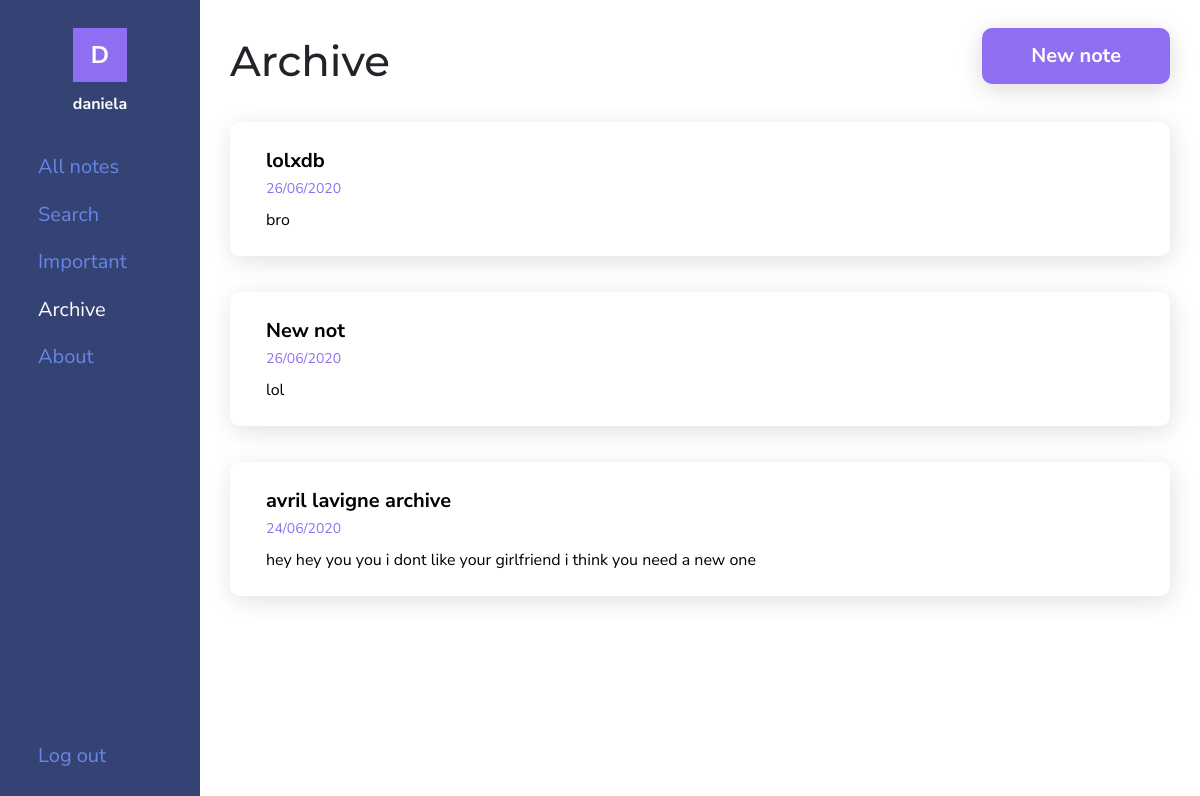
Before: /archive/ (signed in) with the older database file.
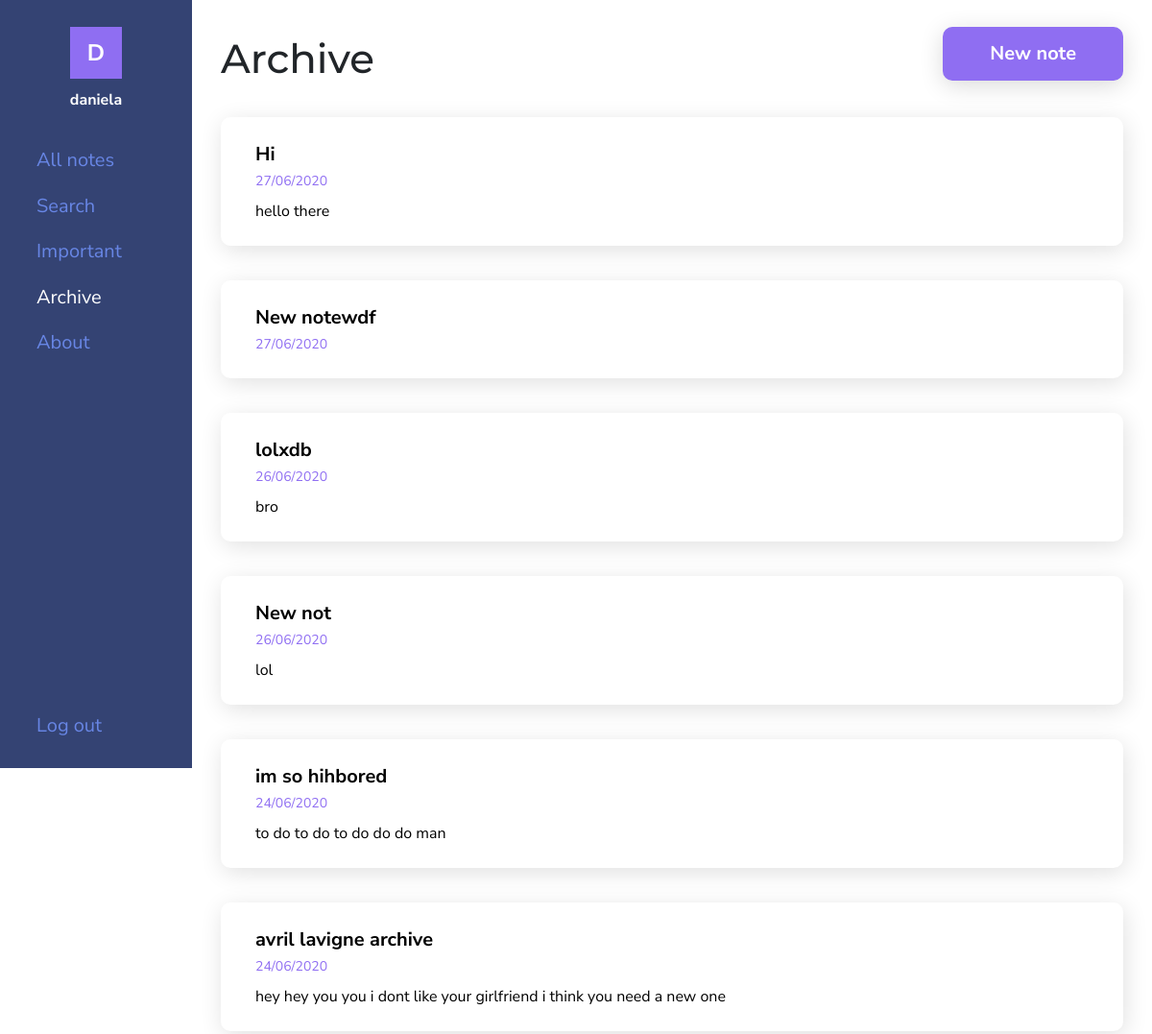
After: the same page with the newer database file.
### notes/models.py (models this page shows, shortened)
class Note(models.Model):
    title = models.CharField(max_length=100, blank=True)
    text = HTMLField(blank=True)
    date = models.DateTimeField(auto_now_add=True)
    important = models.BooleanField(default=False)
    archive = models.BooleanField(default=False)
    user = models.ForeignKey(User, on_delete=models.CASCADE)

### notes/views.py (the view)
# urls.py: path('archive/', views.showarchive, name='showarchive'),
def showarchive(request):
    archive = Note.objects.filter(user=request.user, archive=True).order_by('-date')
    active = 'archiveLink'
    return render(request, 'notes/archive.html', {'archive': archive, 'active': active})

### notes/templates/notes/archive.html (shortened to what this page needs)
{% load static %}
<!DOCTYPE html>
<html>
<head>
    <link rel="stylesheet" href="https://stackpath.bootstrapcdn.com/bootstrap/4.5.0/css/bootstrap.min.css">
    <link rel="stylesheet" type="text/css" href="{% static 'notes/style.css' %}">
    <link rel="stylesheet" type="text/css" href="{% static 'notes/notes.css' %}">
</head>
<body>
    <div class="container-fluid">
        <div class="row" id="mainRow">
            {% include "notes/navbar.html" %}
            <div class="col-sm-9 col-md-10 col-lg-10" id="content">
                <div class="container">
                    <div>
                        <h1>Archive</h1>
                        <a href="{% url 'add' %}" class="btn medium-text">New note</a>
                    </div>
                    {% if archive %}
                    <div id="notes">
                        <ul>
                            {% for note in archive %}
                            <li class="note">
                                <a href="{% url 'note' note.id %}">
                                    <p class="medium-text"><b>{{ note.title }}</b></p>
                                    <br>
                                    <p class="date">{{ note.date|date:'d/m/Y' }}</p>
                                    {% if note.text %}<div class="note-text">{{ note.text|striptags|truncatechars:200 }}</div>{% endif %}
                                </a>
                            </li>
                            {% endfor %}
                        </ul>
                    </div>
                    {% else %}
                    <div id="noNotes">
                        <p class="text-center medium-text">You don't have any archived notes.</a></p>
                    </div>
                    {% endif %}
                </div>
            </div>
        </div>
    </div>
</body>
</html>

Changed rows visible on the page:
added Note: title "Hi", date "27/06/2020", text "hello there"
added Note: title "New notewdf", date "27/06/2020"
now on this page (row edited): Note: title "im so hihbored", date "24/06/2020", text "to do to do to do do do man"
